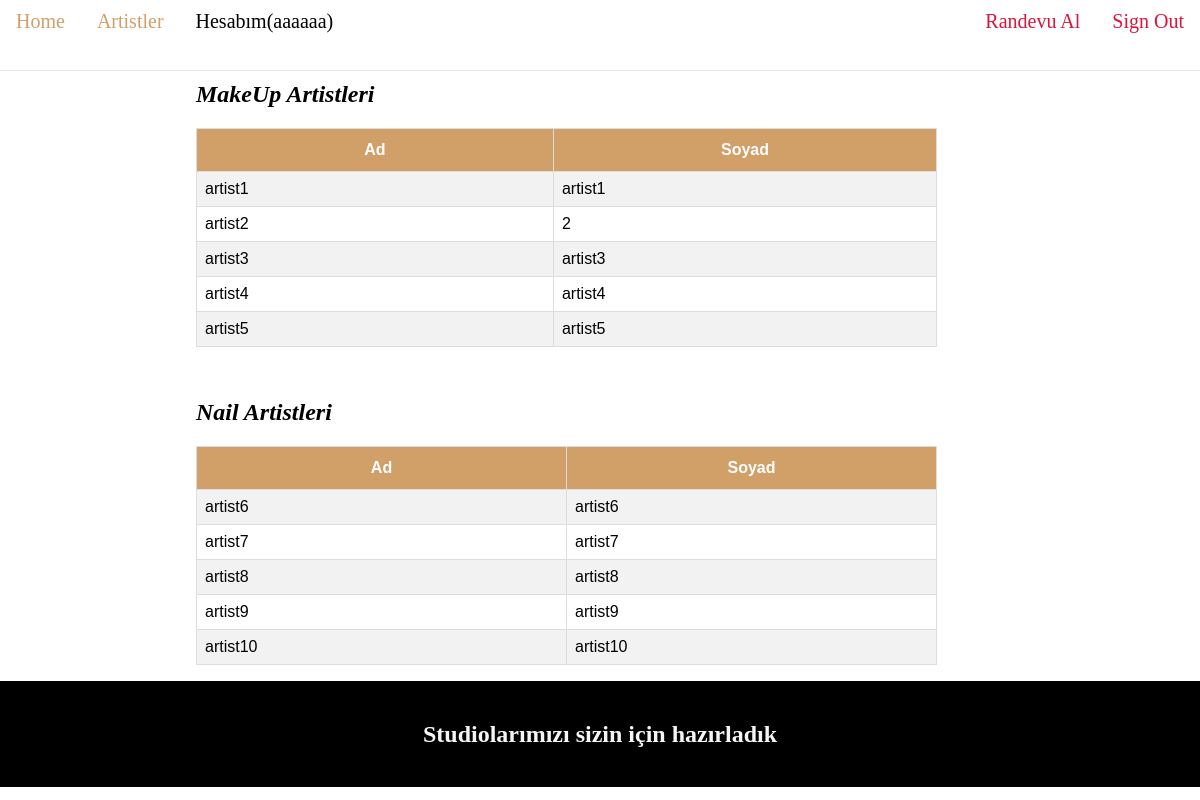
Page /kuafor_randevu_sistemi/pages/artist.php (signed in) on the committed database.
### tables this page shows
CREATE TABLE `artist` (
  `artist_id` int NOT NULL AUTO_INCREMENT,
  `firstName` varchar(45) NOT NULL,
  `lastName` varchar(45) NOT NULL,
  `position` int NOT NULL,
  PRIMARY KEY (`artist_id`),
  KEY `fk_process` (`position`),
  CONSTRAINT `fk_process` FOREIGN KEY (`position`) REFERENCES `kind-of-process` (`id`) ON DELETE CASCADE ON UPDATE CASCADE
);

### kuafor_randevu_sistemi/listMakeUpArtist.php (the view, shortened to what this page needs)
<?php
include "config.php";
$sorgu = $mysqli->query("SELECT firstName, lastName FROM kuafor_randevu.artist where position=1");
if ($sorgu->num_rows > 0) {
    echo "<table><tr><th>Ad</th><th>Soyad</th></tr>";
    while($row = $sorgu->fetch_assoc()) {
        echo "<tr><td> " . $row["firstName"] . "</td><td>" . $row["lastName"] . "</td></tr>";
    }
    echo "</table>";
}
?>

### kuafor_randevu_sistemi/listNailArtist.php (shortened to what this page needs)
<?php
include "config.php";
$sorgu = $mysqli->query("SELECT firstName, lastName FROM kuafor_randevu.artist where position=2");
if ($sorgu->num_rows > 0) {
    echo "<table><tr><th>Ad</th><th>Soyad</th></tr>";
    while($row = $sorgu->fetch_assoc()) {
        echo "<tr><td> " . $row["firstName"] . "</td><td>" . $row["lastName"] . "</td></tr>";
    }
    echo "</table>";
}
?>

### kuafor_randevu_sistemi/pages/artist.php (style rules this page uses)
* { box-sizing: border-box; }
body { margin: 0; }
table { font-family: Arial, Helvetica, sans-serif; border-collapse: collapse; width: 75%; }
td, th { border: 1px solid #ddd; padding: 8px; }
tr:nth-child(even) { background-color: #f2f2f2; }
th { padding-top: 12px; padding-bottom: 12px; text-align: center; background-color: #d19f68; color: white; }

### rows in the picture
artist: firstName "artist1", lastName "artist1"
artist: firstName "artist2", lastName "2"
artist: firstName "artist3", lastName "artist3"
artist: firstName "artist4", lastName "artist4"
artist: firstName "artist5", lastName "artist5"
artist: firstName "artist6", lastName "artist6"
artist: firstName "artist7", lastName "artist7"
artist: firstName "artist8", lastName "artist8"
artist: firstName "artist9", lastName "artist9"
artist: firstName "artist10", lastName "artist10"

### other values in the picture
$_SESSION["name"] "aaa"
$_SESSION["lastname"] "aaa"
